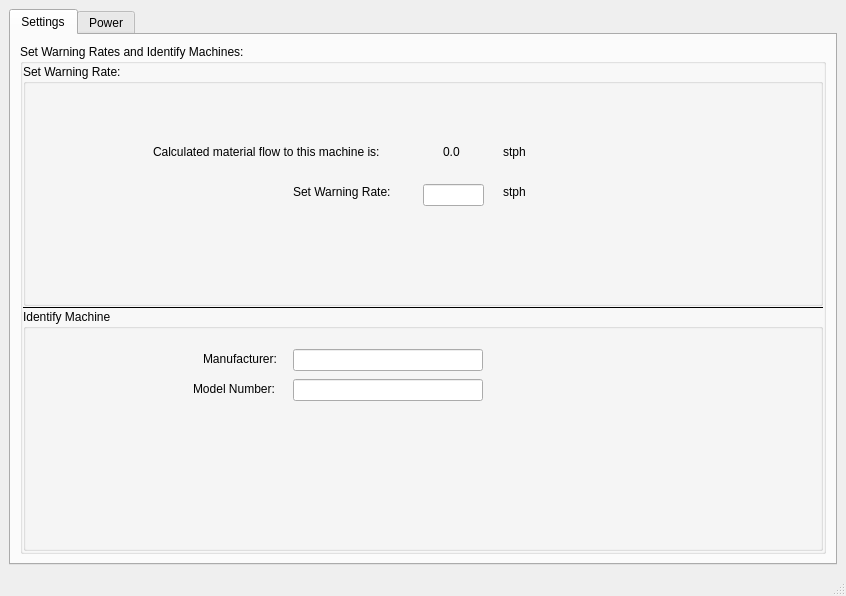
<?xml version="1.0" encoding="UTF-8"?>
<ui version="4.0">
 <class>MainWindow</class>
 <widget class="QMainWindow" name="MainWindow">
  <property name="geometry">
   <rect>
    <x>0</x>
    <y>0</y>
    <width>846</width>
    <height>596</height>
   </rect>
  </property>
  <property name="windowTitle">
   <string>MainWindow</string>
  </property>
  <widget class="QWidget" name="centralwidget">
   <layout class="QVBoxLayout" name="verticalLayout">
    <item>
     <widget class="QTabWidget" name="tabWidget">
      <property name="currentIndex">
       <number>0</number>
      </property>
      <widget class="QWidget" name="tabSettings">
       <attribute name="title">
        <string>Settings</string>
       </attribute>
       <layout class="QHBoxLayout" name="horizontalLayout">
        <item>
         <widget class="QGroupBox" name="groupBox">
          <property name="styleSheet">
           <string notr="true">QGroupBox::title {color: rgb(0, 0, 255)};</string>
          </property>
          <property name="title">
           <string>Set Warning Rates and Identify Machines:</string>
          </property>
          <layout class="QVBoxLayout" name="verticalLayout_5">
           <property name="spacing">
            <number>0</number>
           </property>
           <property name="leftMargin">
            <number>0</number>
           </property>
           <property name="topMargin">
            <number>0</number>
           </property>
           <property name="rightMargin">
            <number>0</number>
           </property>
           <property name="bottomMargin">
            <number>0</number>
           </property>
           <item>
            <layout class="QVBoxLayout" name="verticalLayout_4">
             <property name="spacing">
              <number>0</number>
             </property>
             <item>
              <widget class="QGroupBox" name="groupBox_2">
               <property name="title">
                <string>Set Warning Rate:</string>
               </property>
               <widget class="QLabel" name="label">
                <property name="geometry">
                 <rect>
                  <x>130</x>
                  <y>80</y>
                  <width>251</width>
                  <height>16</height>
                 </rect>
                </property>
                <property name="text">
                 <string>Calculated material flow to this machine is:</string>
                </property>
               </widget>
               <widget class="QLabel" name="label_2">
                <property name="geometry">
                 <rect>
                  <x>270</x>
                  <y>120</y>
                  <width>111</width>
                  <height>16</height>
                 </rect>
                </property>
                <property name="text">
                 <string>Set Warning Rate:</string>
                </property>
               </widget>
               <widget class="QLabel" name="label_3">
                <property name="geometry">
                 <rect>
                  <x>420</x>
                  <y>80</y>
                  <width>21</width>
                  <height>16</height>
                 </rect>
                </property>
                <property name="text">
                 <string>0.0</string>
                </property>
               </widget>
               <widget class="QLabel" name="label_4">
                <property name="geometry">
                 <rect>
                  <x>480</x>
                  <y>80</y>
                  <width>55</width>
                  <height>16</height>
                 </rect>
                </property>
                <property name="text">
                 <string>stph</string>
                </property>
               </widget>
               <widget class="QLabel" name="label_6">
                <property name="geometry">
                 <rect>
                  <x>480</x>
                  <y>120</y>
                  <width>55</width>
                  <height>16</height>
                 </rect>
                </property>
                <property name="text">
                 <string>stph</string>
                </property>
               </widget>
               <widget class="QLineEdit" name="lineEdit">
                <property name="geometry">
                 <rect>
                  <x>400</x>
                  <y>120</y>
                  <width>61</width>
                  <height>22</height>
                 </rect>
                </property>
               </widget>
              </widget>
             </item>
             <item>
              <widget class="Line" name="line">
               <property name="frameShadow">
                <enum>QFrame::Plain</enum>
               </property>
               <property name="lineWidth">
                <number>1</number>
               </property>
               <property name="orientation">
                <enum>Qt::Horizontal</enum>
               </property>
              </widget>
             </item>
             <item>
              <widget class="QGroupBox" name="groupBox_3">
               <property name="title">
                <string>Identify Machine</string>
               </property>
               <widget class="QLabel" name="label_5">
                <property name="geometry">
                 <rect>
                  <x>180</x>
                  <y>40</y>
                  <width>91</width>
                  <height>20</height>
                 </rect>
                </property>
                <property name="text">
                 <string>Manufacturer:</string>
                </property>
               </widget>
               <widget class="QLabel" name="label_7">
                <property name="geometry">
                 <rect>
                  <x>170</x>
                  <y>70</y>
                  <width>91</width>
                  <height>20</height>
                 </rect>
                </property>
                <property name="text">
                 <string>Model Number:</string>
                </property>
               </widget>
               <widget class="QLineEdit" name="lineEdit_2">
                <property name="geometry">
                 <rect>
                  <x>270</x>
                  <y>40</y>
                  <width>190</width>
                  <height>22</height>
                 </rect>
                </property>
               </widget>
               <widget class="QLineEdit" name="lineEdit_3">
                <property name="geometry">
                 <rect>
                  <x>270</x>
                  <y>70</y>
                  <width>190</width>
                  <height>22</height>
                 </rect>
                </property>
               </widget>
              </widget>
             </item>
            </layout>
           </item>
          </layout>
         </widget>
        </item>
       </layout>
      </widget>
      <widget class="QWidget" name="tabPower">
       <attribute name="title">
        <string>Power</string>
       </attribute>
       <layout class="QVBoxLayout" name="verticalLayout_3"/>
      </widget>
     </widget>
    </item>
   </layout>
  </widget>
  <widget class="QStatusBar" name="statusbar"/>
 </widget>
 <resources/>
 <connections/>
</ui>
